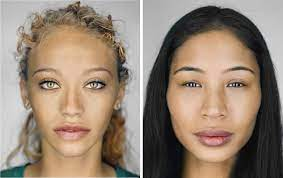
#> input picture faces.jpg, 283 x 178 px
$ python FaceDetection.py
#> lines starting #> are read from the running program, lines starting #| are printed output that depends on the picture; after the words box and inside, x2 and y2 are one past the last pixel; in counts of white or black regions, pixels touching at a corner belong together
import cv2
#opencv provide the detector model (pretrained data  on bunch of  frontal (no side faces)face images)
#provide "harcascade_frontalface_default" :data files

trained_face_data = cv2.CascadeClassifier('haarcascade_frontalface_default.xml')
print(trained_face_data)
#classifier : we make a face detector using these information
#classify an object as a face


#import an image to detect faces in
img = cv2.imread('faces.jpg')
#> img is the input picture: shape (178, 283, 3); mean B, G, R 115.7, 131.6, 149.4


#this classifier take gray scale image
#convert from color to gray(insterd of 3(red,green,blue) number on take 1 number:gray)
grayscaled_img = cv2.cvtColor(img, cv2.COLOR_BGR2GRAY)
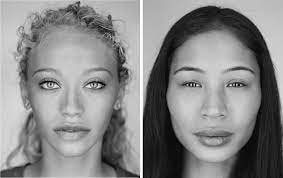
#> grayscaled_img: shape (178, 283); min 0, max 255, mean 135.1


#Detect_Faces(coordinates of the rectange surrouded the face)
face_coordinates = trained_face_data.detectMultiScale(grayscaled_img)
#> face_coordinates = [[158, 43, 111, 111], [18, 45, 110, 110]]
print(face_coordinates)
#| [[158  43 111 111]
#|  [ 18  45 110 110]]
#it returns [  [], [], [] , ...    ]: corrdinates of all the faces in the image
#(x, y, w, h) = face_coordinates[0] : coordinate of the first face in the img
#[[248 72 186 186], [], ...] : 248 72 are the top left point  of the rectangle
#186 186 : width and height of the rectangle


#Draw the rectangle
#cv2.rectangle(img, (248, 72), (248+186, 72+186), (0, 255, 0), 2)
#(0,255,0): color of the rectangle
#2: thikness of the rectangle

#looping all the  faces and draw a rectangle
for (x, y, w, h) in face_coordinates:
    cv2.rectangle(img, (x, y), (x+h, y+h), (0, 255, 0), 2)
#> this loop made 2 passes
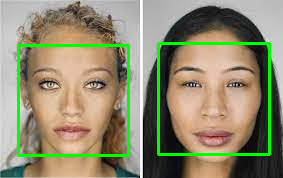
#> img: shape (178, 283, 3); 5.25% of pixels changed, all inside (x1, y1, x2, y2) = (17, 42, 271, 157)


#show the image and close it immadiatly and go to the "print("hello")""
cv2.imshow("Our image",img)
#so we add this line to keep it open and wait until you press any key
cv2.waitKey()

print("hellooo")
